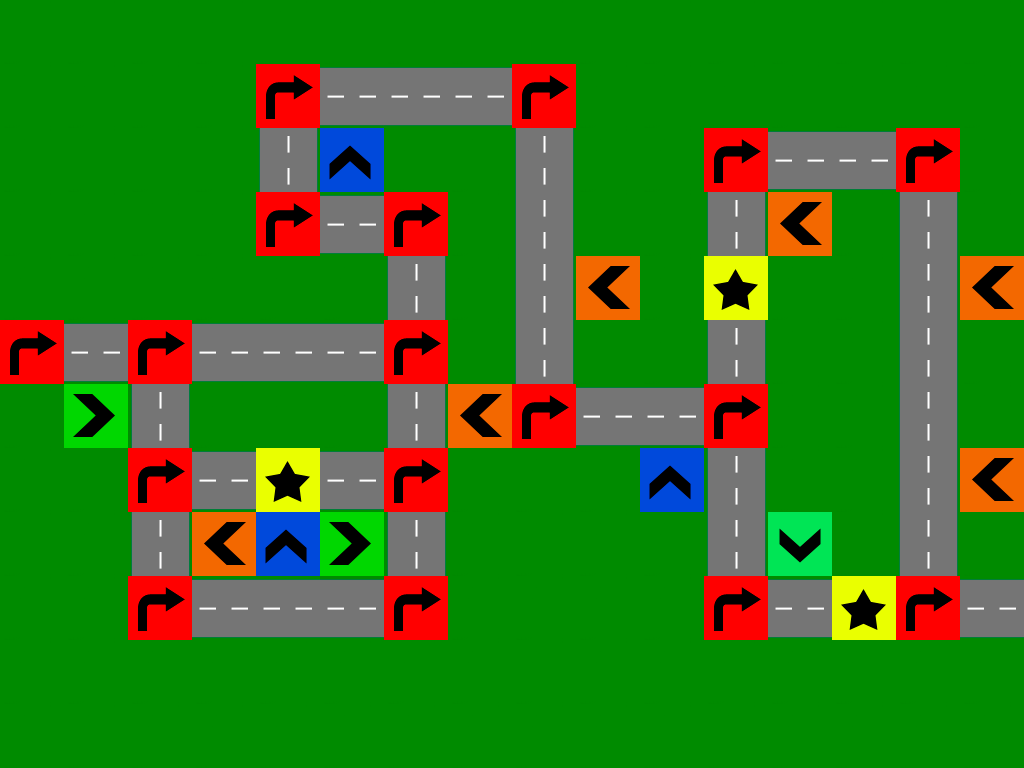

A level layout from a 2D game, rendered from its tile map. Below: a short description, then the map file with tile-grid data replaced by summaries:
An orthogonal 16x12 tile map with 64x64 px tiles, 5 tile layers (backGround, road, turns, stars, ...), 2 tilesets and 3 objects (spawnPoint, finish, timer).

<map version="1.0" orientation="orthogonal" width="16" height="12" tilewidth="64" tileheight="64">
 <tileset firstgid="1" name="roads" tilewidth="64" tileheight="64">
  <image source="road_tiles.png" width="320" height="128" />
  <tile id="2">
   <properties>
    <property name="isRoad" value="1" />
   </properties>
  </tile>
  <tile id="5">
   <properties>
    <property name="right" value="" />
   </properties>
  </tile>
  <tile id="9">
   <properties>
    <property name="spawnPoint" value="" />
   </properties>
  </tile>
 </tileset>
 <tileset firstgid="11" name="meta" tilewidth="64" tileheight="64">
  <image source="meta.png" width="192" height="128" />
  <tile id="0">
   <properties>
    <property name="isTurn" value="true" />
   </properties>
  </tile>
  <tile id="1">
   <properties>
    <property name="type" value="hl" />
   </properties>
  </tile>
  <tile id="2">
   <properties>
    <property name="type" value="hr" />
   </properties>
  </tile>
  <tile id="3">
   <properties>
    <property name="isStar" value="true" />
   </properties>
  </tile>
  <tile id="4">
   <properties>
    <property name="type" value="vb" />
   </properties>
  </tile>
  <tile id="5">
   <properties>
    <property name="type" value="vt" />
   </properties>
  </tile>
 </tileset>
 <layer name="backGround" width="16" height="12">
  <data>[192 cells, 192 non-empty, 1 distinct tile ids]</data>
 </layer>
 <layer name="road" width="16" height="12">
  <data>[192 cells, 59 non-empty, 6 distinct tile ids]</data>
 </layer>
 <objectgroup name="objects" width="16" height="12">
  <object name="spawnPoint" x="28" y="351">
   <properties>
    <property name="direction" value="right" />
   </properties>
  </object>
  <object name="finish" x="978" y="594" width="34" height="34" />
  <object name="timer" x="36" y="89">
   <properties>
    <property name="time" value="600" />
   </properties>
  </object>
 </objectgroup>
 <layer name="turns" width="16" height="12">
  <data>[192 cells, 17 non-empty, 1 distinct tile ids]</data>
 </layer>
 <layer name="stars" width="16" height="12">
  <data>[192 cells, 3 non-empty, 1 distinct tile ids]</data>
 </layer>
 <layer name="crosses" width="16" height="12">
  <data>[192 cells, 12 non-empty, 4 distinct tile ids]</data>
 </layer>
</map>
